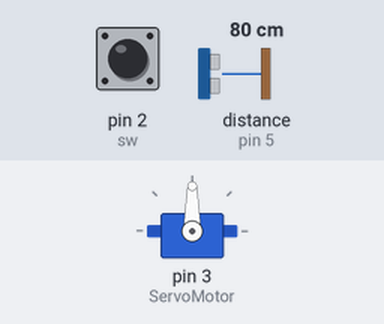
Simulated run of this sketch. Board: Arduino Uno, built with avr-gcc and run on an emulated ATmega328P. On the bench: servo. Wiring (inferred from the names in the program): ultrasonic range finder: trigger pin 6; echo pin 5. The inputs (shaded band) are chosen by the test bench; at power-on: distance to the obstacle (sensor on pin 5) 80 cm, pin 2 (sw) LOW. The echo pulse lasts 58.3 µs per cm; what the sketch prints to the serial monitor is not drawn.

Above: at 1.2 s.
1.3 s: distance to the obstacle (sensor on pin 5) set to 33 cm
2.8 s: distance to the obstacle (sensor on pin 5) set to 28 cm
At 3.5 s:
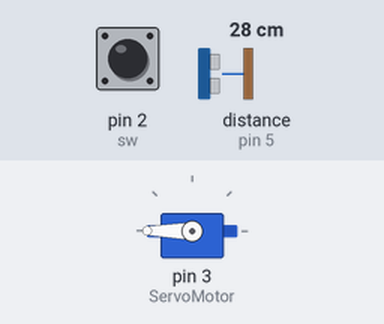
5.8 s: distance to the obstacle (sensor on pin 5) set to 35 cm
At 7.1 s:
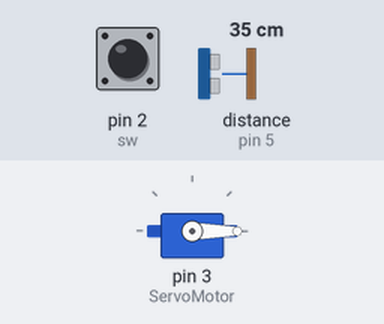
7.4 s: pin 2 (sw) pulled HIGH for 3.2 s
At 7.7 s:
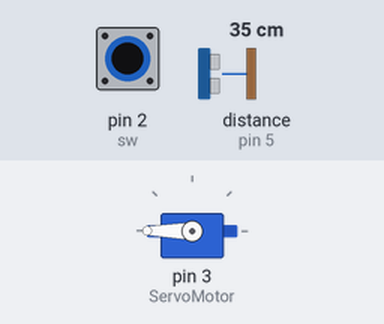
Timing chart, 0 to 12.1 s (numbered marks = the images above; inputs shaded):
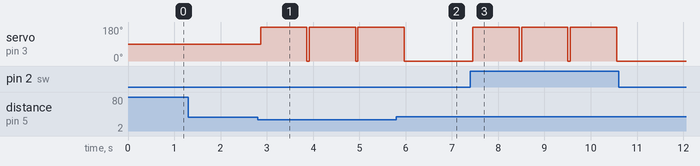

The sketch:

code.ino
```cpp
#include <Servo.h> // Include the Servo Library


const int sw = 2;
const int trigPin = 6;
const int echoPin = 5;
Servo ServoMotor; // Create servo object
void setup() {
  ServoMotor.attach(3); // Motor pin
  Serial.begin(9600);
  pinMode(trigPin, OUTPUT);
  pinMode(echoPin, INPUT);
  pinMode(sw, INPUT);
}
void loop() {
  float cm = getDistance();
  Serial.print(cm);
  delay(50);


  // Button activation
  if (digitalRead(sw) == HIGH) {
    ServoMotor.write(360);
    delay(1000);
    ServoMotor.write(0);
  }
  // Sensor activation
  if (cm < 30) {
    ServoMotor.write(360);
    delay(1000);
    ServoMotor.write(0);
  }
}
float getDistance() {
  digitalWrite(trigPin, HIGH);
  delayMicroseconds(10);
  digitalWrite(trigPin, LOW);
  unsigned long duration = pulseIn(echoPin, HIGH);
  float distance = (duration * 0.0343) / 2;
  return distance;
}
```

Measured:
- the behaviour switches between 31 and 30 cm on distance to the obstacle (sensor on pin 5) (found by bisection; images 0 and 1)
- after the input at 1.3 s, every drawn part: stays the same
- after the input at 2.8 s, servo on pin 3 (ServoMotor): 90° → 180° after 0.07 s
- after the input at 5.8 s, servo on pin 3 (ServoMotor): goes on until 6.0 s, then stays 0°
- after the input at 7.4 s, servo on pin 3 (ServoMotor): 0° → 180° after 0.05 s, → 0° 3.1 s later
